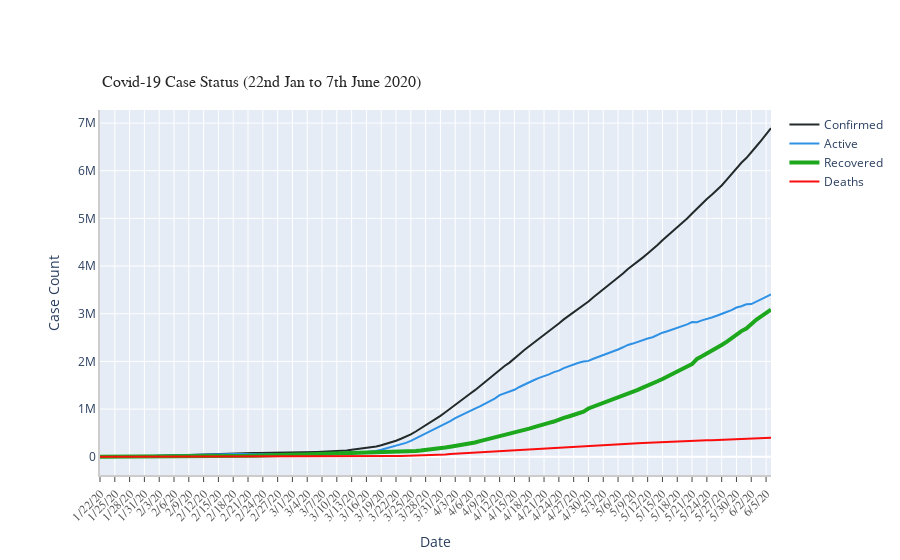

This figure's notebook cell:
### Code cell
ts_array = [confirmed_agg_ts, active_agg_ts, recovered_agg_ts, death_agg_ts]
labels = ['Confirmed', 'Active', 'Recovered', 'Deaths']
colors = [color_arr[5], color_arr[0], color_arr[2], color_arr[3]]
mode_size = [8,8,12,8]
line_size = [2,2,4,2]

fig_2 = draw_plot(ts_array = ts_array,
                 ts_label = labels,
                 title = 'Covid-19 Case Status (22nd Jan to 7th June 2020)',
                 colors = colors, mode_size = mode_size,
                 line_size = line_size,
                 x_axis_title = 'Date',
                 y_axis_title = 'Case Count',
                 tickangle=315,
                 yaxis_type='', additional_annotations=[])
fig_2.show()

### Figure 1 — Plotly figure (JSON) as saved in the notebook; plotly's stock layout.template omitted (floating-point values rounded to 4 significant figures; data arrays with more than 128 entries replaced by an {"elided": "..."} marker saying what was removed)
{"data": [{"connectgaps": true, "line": {"color": "#222A2A", "width": 2}, "name": "Confirmed", "type": "scatter", "x": {"elided": "137 str values"}, "y": {"elided": "137 int values"}}, {"connectgaps": true, "line": {"color": "#2E91E5", "width": 2}, "name": "Active", "type": "scatter", "x": {"elided": "137 str values"}, "y": {"elided": "137 int values"}}, {"connectgaps": true, "line": {"color": "#1CA71C", "width": 4}, "name": "Recovered", "type": "scatter", "x": {"elided": "137 str values"}, "y": {"elided": "137 int values"}}, {"connectgaps": true, "line": {"color": "#FB0D0D", "width": 2}, "name": "Deaths", "type": "scatter", "x": {"elided": "137 str values"}, "y": {"elided": "137 int values"}}], "layout": {"annotations": [{"font": {"color": "rgb(37,37,37)", "family": "Arial", "size": 16}, "showarrow": false, "text": "Covid-19 Case Status (22nd Jan to 7th June 2020)", "x": 0, "xanchor": "left", "xref": "paper", "y": 1.05, "yanchor": "bottom", "yref": "paper"}], "autosize": true, "margin": {"autoexpand": true, "l": 100, "r": 20, "t": 110}, "showlegend": true, "xaxis": {"linecolor": "rgb(204,204,204)", "linewidth": 2, "showgrid": true, "showline": true, "showticklabels": true, "tickangle": -45, "tickfont": {"color": "rgb(82,82,82)", "family": "Arial", "size": 12}, "ticks": "outside", "title": {"text": "Date"}}, "yaxis": {"linecolor": "rgb(204,204,204)", "linewidth": 2, "showgrid": true, "showline": true, "showticklabels": true, "title": {"text": "Case Count"}}}}
